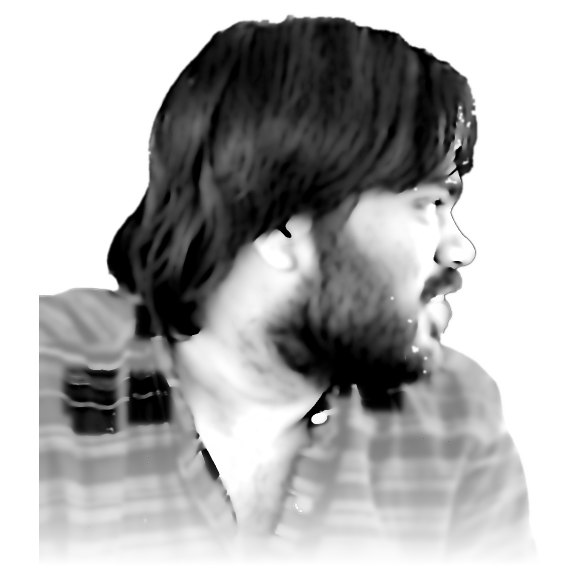
#> input picture source-prepped.png, 1160 x 1160 px (shown at 1/2 size)
$ python export_portrait_web.py
#> lines starting #> are read from the running program, lines starting #| are printed output that depends on the picture
### scripts/portrait3d.py
"""
Pseudo-3D for the ascii portrait. The photo has no depth, so the cut-out
silhouette (source-mask.png, written by prep_photo.py) is "inflated" into a
height field: a rounded rim (steep at the outline, flat inside) plus a broad
dome, so the head and shoulders read as solid forms when turned a few degrees.

Used by make_ascii_svg.py (pre-rendered turning frames for the README) and
export_portrait_web.py (data for the interactive page in docs/).
"""
import math
import os

import cv2
import numpy as np
from PIL import Image

HERE = os.path.dirname(os.path.abspath(__file__))
PREPPED = os.path.join(HERE, "..", "source-prepped.png")
MASK = os.path.join(HERE, "..", "source-mask.png")

RIM = 0.10       # rim rounding width, as a fraction of the image side
DOME = 0.55      # weight of the broad dome vs the rim profile
DEPTH = 0.30     # total relief, as a fraction of the image side


def load(size, prepped=PREPPED, mask=MASK):
    """(gray, mask) as float32 0..1 arrays, size x size. gray is white-backed."""
#> called with size = 220, prepped = 'scripts/../source-prepped.png', mask = 'scripts/../source-mask.png'
    g = Image.open(prepped).convert("L").resize((size, size), Image.LANCZOS)
    m = Image.open(mask).convert("L").resize((size, size), Image.BILINEAR)
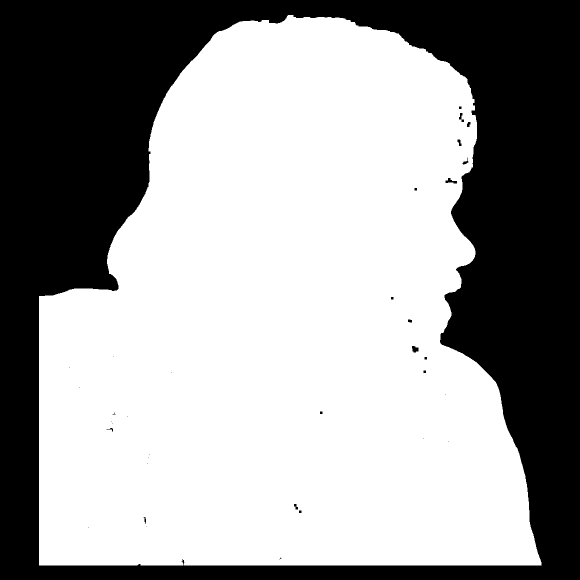
#> input picture source-mask.png, 1160 x 1160 px (shown at 1/2 size)
    return np.asarray(g, np.float32) / 255.0, np.asarray(m, np.float32) / 255.0


def depth(mask):
    """Height field 0..1 (1 = nearest the viewer) inflated from the silhouette."""
    size = mask.shape[0]
#> size = 220
    dt = cv2.distanceTransform((mask > 0.5).astype(np.uint8), cv2.DIST_L2, 5)
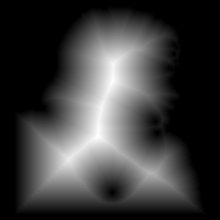
#> dt: shape (220, 220) float32; min 0, max 58.76, mean 14; drawn with min black and max white
    rim = np.clip(dt / (RIM * size), 0, 1)
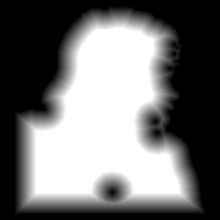
#> rim: shape (220, 220) float32; min 0, max 1, mean 0.449
    rim = np.sqrt(1 - (1 - rim) ** 2)                      # quarter-circle edge
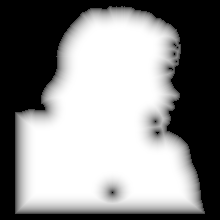
#> rim: shape (220, 220) float32; min 0, max 1, mean 0.546
    dome = np.sqrt(dt / max(dt.max(), 1))
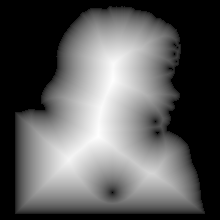
#> dome: shape (220, 220) float32; min 0, max 1, mean 0.358
    z = (1 - DOME) * rim + DOME * dome
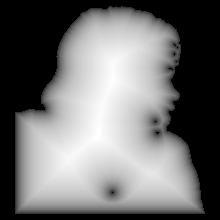
#> z: shape (220, 220) float32; min 0, max 1, mean 0.443
    return cv2.GaussianBlur(z, (0, 0), size * 0.012)
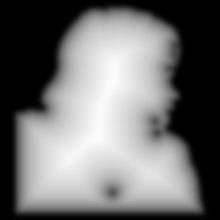
#> returned value: shape (220, 220) float32; min 0, max 0.989, mean 0.443


# [19 lines left out: function project, not called in this run]

### scripts/export_portrait_web.py
#!/usr/bin/env python3
"""
Export the portrait (gray + inflated depth, see portrait3d.py) for the
interactive 3D page at docs/index.html, which turns it into ascii live in the
browser as you drag / move the pointer.

    python scripts/export_portrait_web.py [size]
"""
import base64
import json
import os
import sys

import numpy as np

sys.path.insert(0, os.path.dirname(os.path.abspath(__file__)))
import portrait3d  # noqa: E402

HERE = os.path.dirname(os.path.abspath(__file__))
OUT = os.path.join(HERE, "..", "docs", "portrait.json")
SIZE = int(sys.argv[1]) if len(sys.argv) > 1 else 220


def b64(a):
    return base64.b64encode(np.clip(a * 255 + 0.5, 0, 255).astype(np.uint8).tobytes()).decode()


gray, mask = portrait3d.load(SIZE)
z = portrait3d.depth(mask)
os.makedirs(os.path.dirname(OUT), exist_ok=True)
with open(OUT, "w") as f:
    json.dump({"size": SIZE, "relief": portrait3d.DEPTH,
               "gray": b64(gray), "depth": b64(z), "mask": b64(mask)}, f)
print("wrote", OUT, os.path.getsize(OUT), "bytes")
